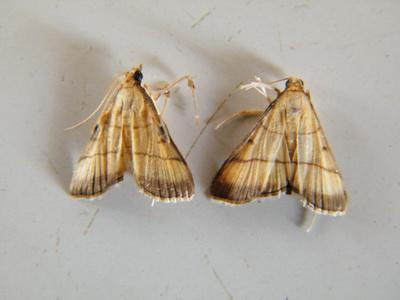
#> input picture runtime_assets/data/pest/images/train/IP000000002.jpg, 400 x 300 px
$ python -i 37_build_pest_aug.py   (imports and definitions only)
#> lines starting #> are read from the running program, lines starting #| are printed output that depends on the picture; after the words box and inside, x2 and y2 are one past the last pixel; in counts of white or black regions, pixels touching at a corner belong together
### src/common/logging_utils.py
"""日志配置：控制台 + 可选文件双通道，UTF-8，Windows 下不乱码。"""

from __future__ import annotations

import logging
import sys
from pathlib import Path

_FMT = "%(asctime)s [%(levelname)s] %(name)s: %(message)s"
_DATEFMT = "%H:%M:%S"


def setup_logger(
    name: str = "agri",
    level: str = "INFO",
    log_file: str | Path | None = None,
) -> logging.Logger:
    """取一个配置好的 logger；重复调用不会叠加 handler。"""
    logger = logging.getLogger(name)
    logger.setLevel(getattr(logging, str(level).upper(), logging.INFO))
    logger.propagate = False

    if logger.handlers:
        return logger

    formatter = logging.Formatter(_FMT, datefmt=_DATEFMT)

    stream = logging.StreamHandler(stream=sys.stdout)
    stream.setFormatter(formatter)
    # Windows 控制台默认 GBK，显式转 UTF-8 避免中文路径/类别名报 UnicodeEncodeError
    if hasattr(stream.stream, "reconfigure"):
        try:
            stream.stream.reconfigure(encoding="utf-8")
        except Exception:  # noqa: BLE001 - 某些终端不支持 reconfigure，忽略即可
            pass
    logger.addHandler(stream)

    if log_file is not None:
        p = Path(log_file)
        p.parent.mkdir(parents=True, exist_ok=True)
        fh = logging.FileHandler(p, encoding="utf-8")
        fh.setFormatter(formatter)
        logger.addHandler(fh)

    return logger


# [11 lines left out: function silence_matplotlib_cjk, not called in this run]

### scripts/37_build_pest_aug.py
#!/usr/bin/env python
"""任务 2.7.6 第二档 —— 把 IP102 分类图用 copy-paste 变成稀有类的检测样本。

## 为什么是 copy-paste，而不是给分类图「随便画个框」

分类图**没有框**。想把它们变成检测监督信号，只有两条路：

1. 假设「主体占满整图」→ 框 = 整图或中心裁切。**这是错的**：IP102 分类图里有大量
   虫体只占一角、背景是叶片的样本，整图当框会把叶片纹理也教成「这只虫」。
2. 用前景分割切出虫体，**贴到已知背景上**，框由粘贴位置直接算出来 —— 就是本脚本。

第 2 条路的好处是**框是构造出来的、不是猜出来的**：贴在哪、多大，标签就是什么，精确可验。

## 只补「稀有类」，而且这条规则是量出来的

目标类 = **三档（train+val+test）检测实例总数 < 20** 的类。这条规则自然覆盖那 5 个
零实例「死类」（59 葡萄根瘤蚜 / 60 葡萄缺节瘿螨 / 63 茶跗线螨 / 75 柑橘锈瘿螨 / 80 糠片蚧）——
**它们是本档存在的唯一理由**，因为只有「同物种、同体系」的 IP102 分类图能给它们监督信号。

## 类序定死，不猜

分类集目录名是数字（0..101 或 1..102，两种发布都有）。36 号把发现结果写进
`layout.json` 的 `name_range`，本脚本据此定 `index_base` —— 只有这两种可能，
所以推断是安全的；但**下标一旦错一位，102 类整体错位且不报错**，所以这里把它
打印出来并写进报告，让人有机会看一眼。

## 质量过滤（宁缺毋滥）

被接受的样本必须同时满足：前景在裁切框里的占比够、贴上去的框面积在合理区间、
**前景源与背景都不得与 val/test 重复**、单张背景贴的实例数不超上限。**被丢掉的都计数写进报告**，
不是悄悄跳过。

（为什么前景源也要挡：IP102 的**分类集与检测集同源**，检测集 val/test 的那批图很可能
也在分类集里 —— 拿它当前景源就等于把评估集的对象搬进训练集。背景那条旧版就有，
前景源这条是补的。）

## 用法

    python scripts/37_build_pest_aug.py --dry-run          # 只算目标类与配额，不生成任何图
    python scripts/37_build_pest_aug.py                    # 真生成
    python scripts/37_build_pest_aug.py --per-class 80 --max-per-bg 2
"""

from __future__ import annotations

import argparse
import csv
import hashlib
import json
import random
import sys
from collections import Counter, defaultdict
from datetime import datetime
from pathlib import Path

sys.path.insert(0, str(Path(__file__).resolve().parents[1]))

import cv2          # noqa: E402
import numpy as np  # noqa: E402

from src.common.io_utils import ensure_dir, write_json  # noqa: E402
from src.common.logging_utils import setup_logger      # noqa: E402
from src.common.paths import path_of                    # noqa: E402

logger = setup_logger("agri.pest.exp.aug")

IMAGE_EXT = {".jpg", ".jpeg", ".png", ".bmp"}
SPLITS = ("train", "val", "test")

# 目标类门槛：检测实例总数低于它就补
RARE_MAX_INSTANCES = 20

# ---- 质量过滤阈值（都可调，但默认值是有理由的，见报告里的说明）----
MIN_FG_COVERAGE = 0.35   # **前景像素占裁切框面积比** —— 计划里那条「前景占候选框比例 ≥ 阈值」
# 上面这条的分母是**裁切框**。整图占比另有下面这个**退化下限**，它不是计划里的门槛，
# 用途也不同：只挡「GrabCut 只捞到几个像素的杂点」这种明显失败的掩膜。
#
# ★ 初版把 MIN_FG_COVERAGE 也用在了整图占比上 —— 分母错了。IP102 分类图里虫体占
#   整图的中位数只有 0.09~0.23，拿 0.35 卡整图等于要求每张源图都是虫体特写；实测把
#   896 张源图砍到 93 张（十去其九）。计划要的门槛是裁切框那条，这里改回它的语义。
MIN_FG_COVERAGE_WHOLE = 0.02
MIN_BOX_FRAC = 0.005     # 贴上去的框至少占整图 0.5% 面积，再小就没法学
MAX_BOX_FRAC = 0.30      # 至多 30%，再大就不像「目标检测」而像「整图分类」
GRABCUT_SIDE = 256       # 分割前把图缩到这个边长：GrabCut 在原尺寸上太慢


# ---------------------------------------------------------------- 读检测标注

def _label_dir(split: str) -> Path:
    return path_of("pest_dataset") / "labels" / split


# [59 lines left out: functions count_detection_instances, _background_index, _dhash, _labels_of, not called in this run]


# ---------------------------------------------------------------- 前景分割

def extract_foreground(path: Path) -> tuple[np.ndarray, np.ndarray] | None:
    """GrabCut 抠出前景，返回 (原图 BGR, 前景掩膜 uint8 0/255)。失败返回 None。

    在小图上跑 GrabCut（原图跑一张要 ~1 秒，几万张等不起），掩膜再放大回原尺寸。
    矩形先验取「中心 80%」：IP102 分类图基本都是主体居中。
    """
    img = cv2.imread(str(path), cv2.IMREAD_COLOR)
#> img is the input picture: shape (300, 400, 3); mean B, G, R 159, 170.7, 178.7
    if img is None:
        return None
    h, w = img.shape[:2]
#> h = 300; w = 400
    scale = GRABCUT_SIDE / max(h, w)
#> scale = 0.64
    if scale < 1.0:
        small = cv2.resize(img, (max(1, int(w * scale)), max(1, int(h * scale))),
                           interpolation=cv2.INTER_AREA)
    else:
        small = img
    sh, sw = small.shape[:2]
#> sh = 192; sw = 256

    mask = np.zeros((sh, sw), np.uint8)
    bgd, fgd = np.zeros((1, 65), np.float64), np.zeros((1, 65), np.float64)
    mx, my = int(sw * 0.10), int(sh * 0.10)
#> mx = 25; my = 19
    rect = (mx, my, max(1, sw - 2 * mx), max(1, sh - 2 * my))
#> rect = (25, 19, 206, 154)
    try:
        cv2.grabCut(small, mask, rect, bgd, fgd, 3, cv2.GC_INIT_WITH_RECT)
    except cv2.error:
        return None
    fg = np.where((mask == cv2.GC_FGD) | (mask == cv2.GC_PR_FGD), 255, 0).astype(np.uint8)

    # 只留最大连通域：扫过整图的杂点会被拼上去当第二只虫，直接污染标签
    n, lab, stats, _ = cv2.connectedComponentsWithStats(fg, 8)
#> n = 2
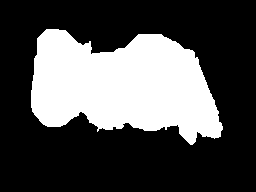
#> fg: shape (192, 256); 31.1% white; 1 white region, box (x1, y1, x2, y2) and area: (31, 29, 223, 145) 15265
    if n <= 1:
        return None
    biggest = 1 + int(np.argmax(stats[1:, cv2.CC_STAT_AREA]))
#> biggest = 1
    fg = np.where(lab == biggest, 255, 0).astype(np.uint8)

    if fg.shape != (h, w):
        fg = cv2.resize(fg, (w, h), interpolation=cv2.INTER_NEAREST)
    return img, fg


# [272 lines left out: functions _crop_to_fg, paste, _iou_xywh, _class_dirs, main, not called in this run]


# [2 lines not run here, left out]

>>> result = extract_foreground('../runtime_assets/data/pest/images/train/IP000000002.jpg')

$ run again, on runtime_assets/data/pest/images/train/IP021000001.jpg
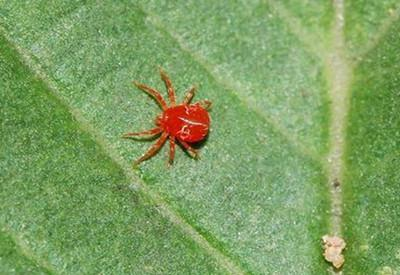
#> input picture runtime_assets/data/pest/images/train/IP021000001.jpg, 400 x 275 px
#> in extract_foreground, img is the input picture: shape (275, 400, 3); mean B, G, R 99, 160, 126.6
#> in extract_foreground, `n, lab, stats, _ = cv2.connectedComponentsWithStats(fg, 8)`:
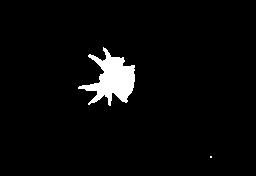
#> fg: shape (176, 256); 3.5% white; 2 white regions (1 under 20 px), largest, box (x1, y1, x2, y2) and area: (78, 47, 135, 106) 1583

$ run again, on runtime_assets/data/pest/images/train/IP027000003.jpg
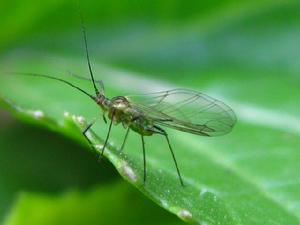
#> input picture runtime_assets/data/pest/images/train/IP027000003.jpg, 300 x 225 px
#> in extract_foreground, img is the input picture: shape (225, 300, 3); mean B, G, R 70.8, 149.1, 80.5
#> in extract_foreground, `n, lab, stats, _ = cv2.connectedComponentsWithStats(fg, 8)`:
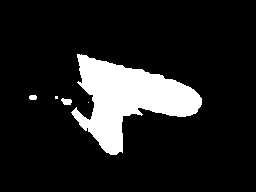
#> fg: shape (192, 256); 12.8% white; 5 white regions (2 under 20 px), largest, box (x1, y1, x2, y2) and area: (71, 54, 202, 155) 6206, (61, 98, 72, 105) 57, (29, 95, 37, 100) 36

$ run again, on runtime_assets/data/pest/images/train/IP041000003.jpg
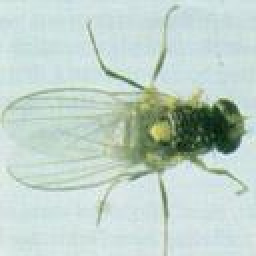
#> input picture runtime_assets/data/pest/images/train/IP041000003.jpg, 128 x 128 px (shown 2 times larger)
#> in extract_foreground, img is the input picture: shape (128, 128, 3); mean B, G, R 201.6, 209.8, 191.8
#> in extract_foreground, `n, lab, stats, _ = cv2.connectedComponentsWithStats(fg, 8)`:
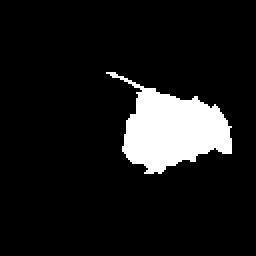
#> fg: shape (128, 128) (shown 2 times larger); 10% white; 1 white region, box (x1, y1, x2, y2) and area: (53, 36, 116, 87) 1637
